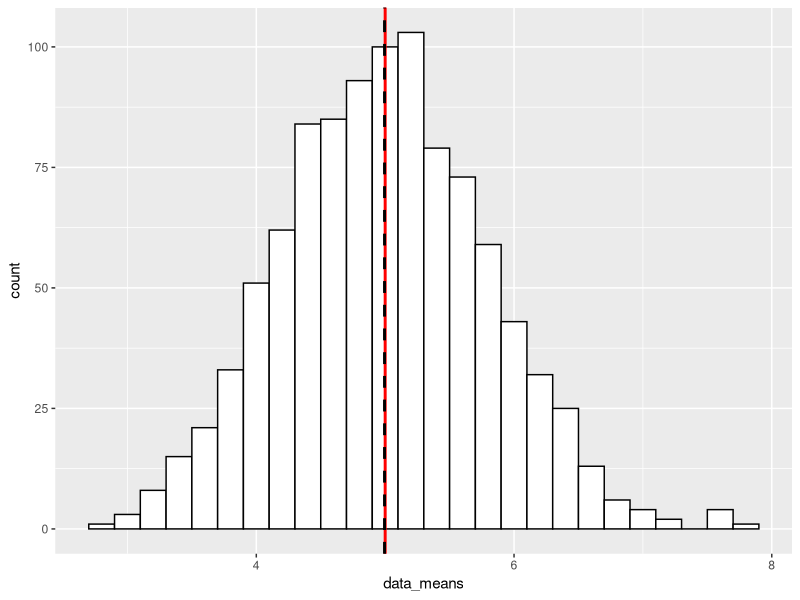

R code for this plot: (Note: this script raises an error after producing the figure.)
## ---- chunk 1
#set working directory
setwd("~/CourseraRClass/StatInf")
#reference necessary libs
library(ggplot2)
## ---- chunk 2
set.seed(9867)
lambda <-.2
number_sim <-1000
sample_size <- 40
data<-matrix(rexp(number_sim*sample_size, lambda),number_sim,sample_size)
## ---- chunk 3
data_means<-apply(data, 1, mean)
sample_mean<-mean(data_means)
theo_mean<-1/lambda 
## ---- chunk 4
q<-ggplot() + 
  aes(data_means) + 
  geom_histogram(binwidth=.2, colour="black", fill="white") +
  geom_vline(aes(xintercept=theo_mean),  
             color="red", linetype="solid", size=1) +
  geom_vline(aes(xintercept=sample_mean),   
             color="black", linetype="dashed", size=1) +
  labs(list(title = "Histogram of Means", x = "Means", y = "Frequency"))
q

## ---- chunk 5
data_var<-var(data_means)
theo_var<-(1/lambda)^2 / sample_size
## ---- chunk 6
p<-ggplot() +   aes(data_means) +   geom_density() +   stat_function(geom="line", 
                fun=dnorm, colour = "red", arg=list(mean=theo_mean,sd=sqrt(theo_var))) +
  labs(list(title = "Probabilty Density"))
p
